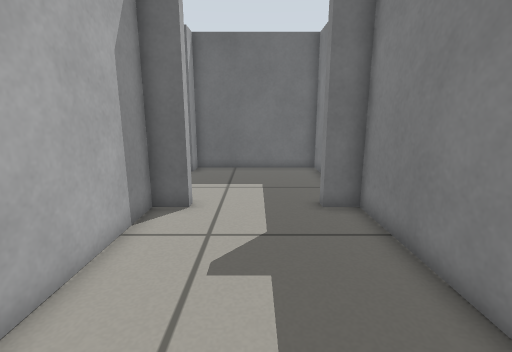
View 1 (above)

12 first-person views from a walk through a Gazebo world. The camera is 0.6 m above the floor, tilts 12° down and sees 85° across. The floor is counted in squares, 0.2 m on a side. Each view is taken from the middle of a square. On the plan, view 1 faces up. The plan holds only what a view shows up to about 20 squares ahead; the rest is blank. The place goes on beyond the plan.

View 2
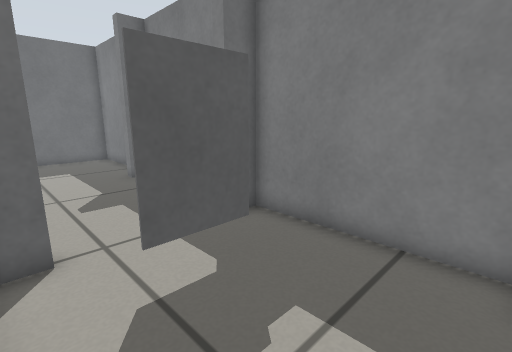

View 3
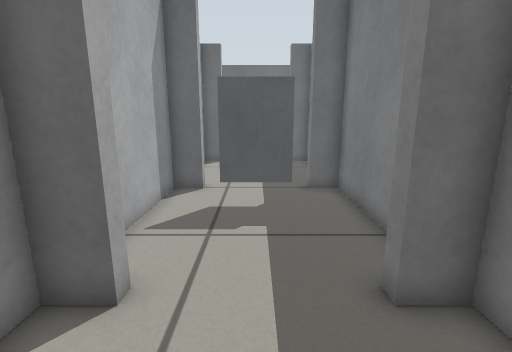

View 4
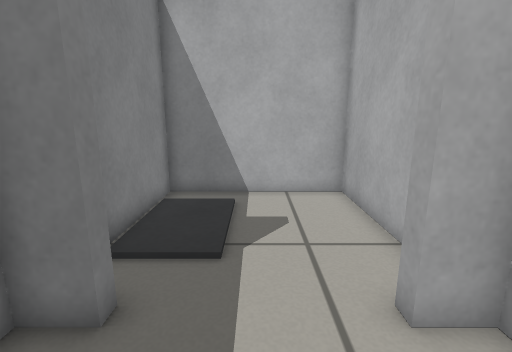

View 5
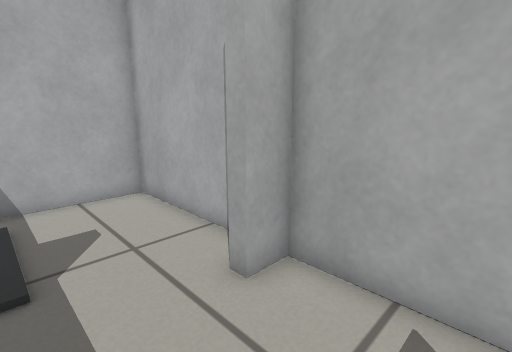

View 6
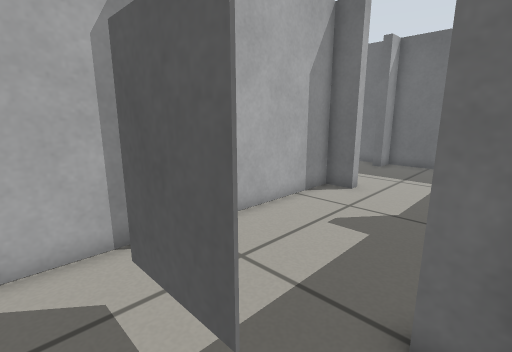

View 7
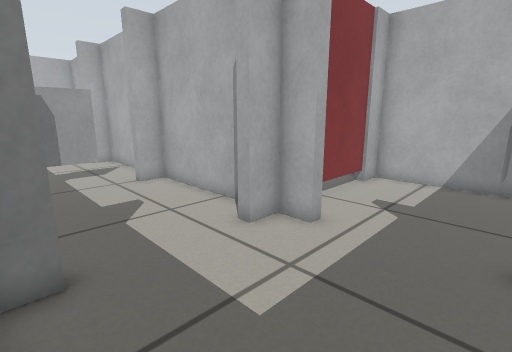

View 8
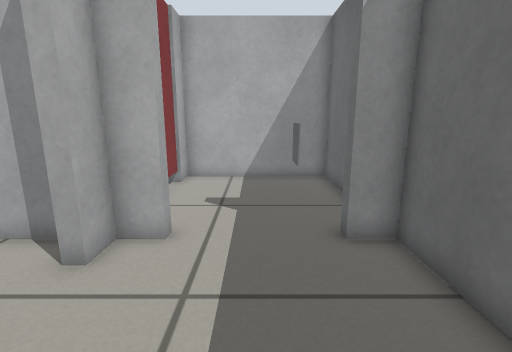

View 9
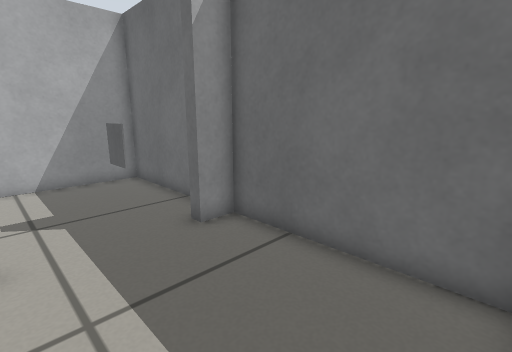

View 10
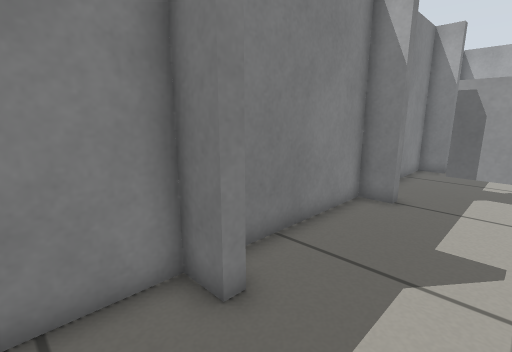

View 11
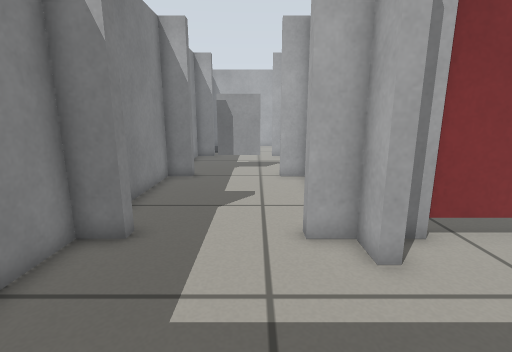

View 12
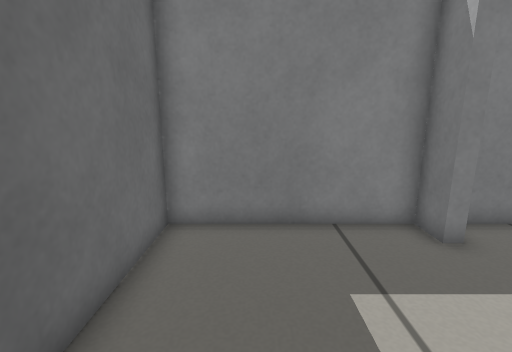

### Floor plan
Key: @ floor where view 1 was taken; # wall or solid block; . main floor; : floor 0.05 m higher than the main floor; T thing the floor can be seen under or through.
Columns run from 11 left of view 1 to 4 right of it. Each row starts with its distance up from view 1.
 17 ################
 16 #......#.......#
 15 #..............#
 14 #..##..........#
 13 #..............#
 12 #..............#
 11 #..............#
 10 #......#.......#
  9 #########.....##
  8        #.......#
  7        #.......#
  6        #.......#
  5        #.......#
  4        #.......#
  3        #.......#
  2        ##.....##
  1        #.......#
  0        #...@...#
 -1        #..TTT..#
 -2        #.......#
 -3        #.......#
 -4        #.......#
 -5        #.......#
 -6        ##.....##
 -7        #.......#
 -8        #....:::#
 -9        #....:::#
-10        #....:::#
-11        #....:::#
-12        #.......#
-13        #########

Positions as (right, up) in squares from view 1, and headings:
1: (0, 0), facing up
2: (-3, -5), facing up-right
3: (0, -10), facing up
4: (0, -2), facing down
5: (1, -2), facing down-left
6: (3, -2), facing up-left
7: (3, 15), facing down-left
8: (3, 13), facing left
9: (3, 11), facing up-left
10: (-1, 12), facing down-right
11: (-1, 16), facing down
12: (-4, 14), facing right
